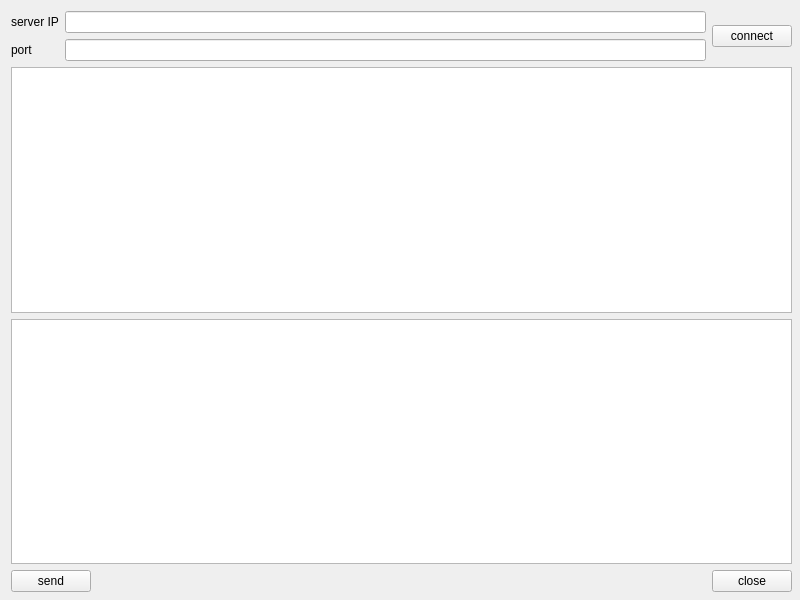
<?xml version="1.0" encoding="UTF-8"?>
<ui version="4.0">
 <class>Widget</class>
 <widget class="QWidget" name="Widget">
  <property name="geometry">
   <rect>
    <x>0</x>
    <y>0</y>
    <width>800</width>
    <height>600</height>
   </rect>
  </property>
  <property name="windowTitle">
   <string>Widget</string>
  </property>
  <widget class="QWidget" name="">
   <property name="geometry">
    <rect>
     <x>11</x>
     <y>11</y>
     <width>781</width>
     <height>581</height>
    </rect>
   </property>
   <layout class="QVBoxLayout" name="verticalLayout">
    <item>
     <layout class="QHBoxLayout" name="horizontalLayout">
      <item>
       <layout class="QGridLayout" name="gridLayout">
        <item row="0" column="0">
         <widget class="QLabel" name="label_IP">
          <property name="text">
           <string>server IP</string>
          </property>
         </widget>
        </item>
        <item row="0" column="1">
         <widget class="QLineEdit" name="lineEdit_IP"/>
        </item>
        <item row="1" column="0">
         <widget class="QLabel" name="label_port">
          <property name="text">
           <string>port</string>
          </property>
         </widget>
        </item>
        <item row="1" column="1">
         <widget class="QLineEdit" name="lineEdit__port"/>
        </item>
       </layout>
      </item>
      <item>
       <widget class="QPushButton" name="connect_But">
        <property name="text">
         <string>connect</string>
        </property>
       </widget>
      </item>
     </layout>
    </item>
    <item>
     <widget class="QTextEdit" name="textEdit_read"/>
    </item>
    <item>
     <widget class="QTextEdit" name="textEdit_write"/>
    </item>
    <item>
     <layout class="QHBoxLayout" name="horizontalLayout_2">
      <item>
       <widget class="QPushButton" name="send_But">
        <property name="text">
         <string>send</string>
        </property>
       </widget>
      </item>
      <item>
       <spacer name="horizontalSpacer">
        <property name="orientation">
         <enum>Qt::Horizontal</enum>
        </property>
        <property name="sizeHint" stdset="0">
         <size>
          <width>40</width>
          <height>20</height>
         </size>
        </property>
       </spacer>
      </item>
      <item>
       <widget class="QPushButton" name="close_But">
        <property name="text">
         <string>close</string>
        </property>
       </widget>
      </item>
     </layout>
    </item>
   </layout>
  </widget>
 </widget>
 <resources/>
 <connections/>
</ui>
